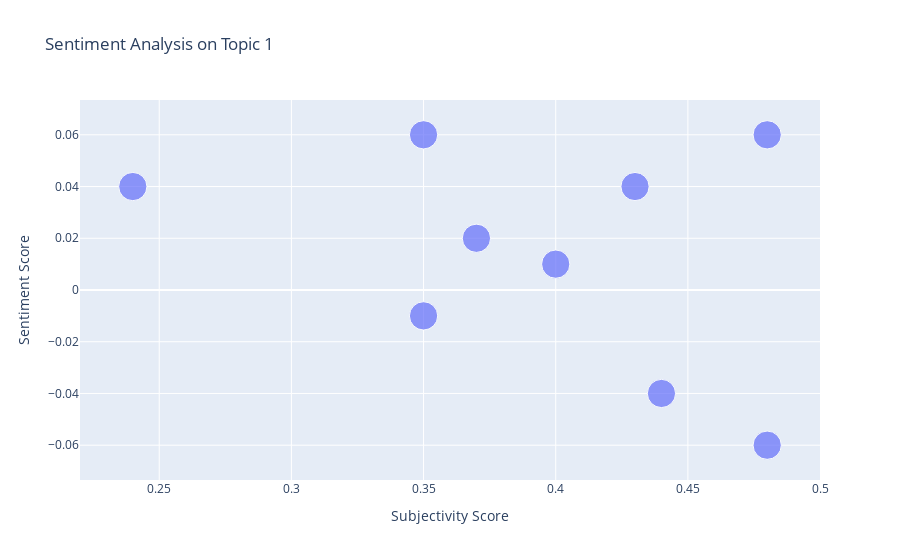
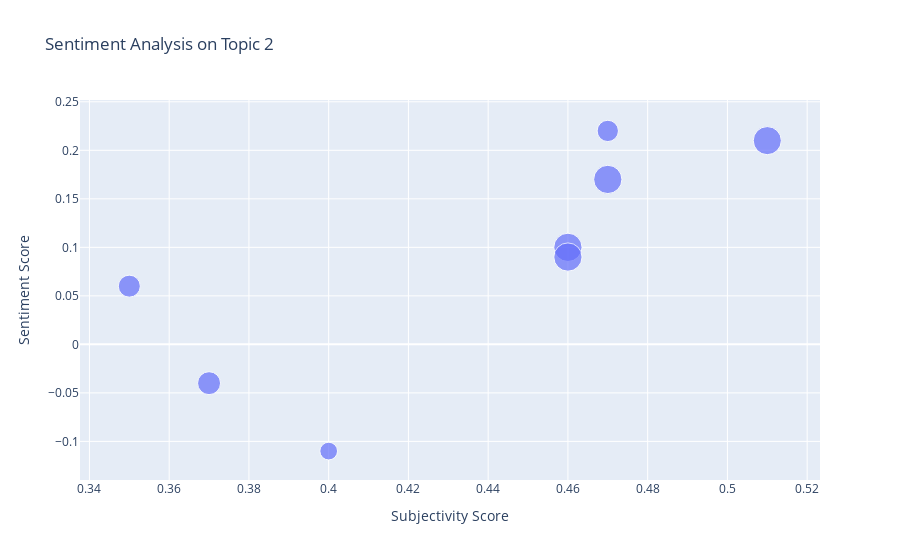

Notebook source saved alongside these figures, in order:
### Markdown cell above
Will iterate through our list_of_topics_to_visualize and will make a graph for each topic number in that list as well as that topic's word cloud of the top 10 topic words for that topic. So for each topic we want to look at, it will show all the articles with that topic as their main topic, and plot the articles on their subjectivity vs sentiment. A higher subjectivity will show you that the author chose more opinionated words, rather than relying on neutral, factual statements. Compare that with the sentiment value to show whether they are positive and negative towards that topic, and how factual vs. opinionated their claims were. The word cloud will simply tell you what words are in that topic.

### Code cell
# Using our list_of_topics_to_visualize list in the customizable settings, 
# produce a graph for each topic
for topic_id in list_of_topics_to_visualize:
    if topic_id <= len(lda_model.print_topics()) - 1:
        visualize_single_topic_subjectivity_vs_sentiment(df, topic_id)
        visualize_topic_word_cloud(lda_model, topic_id)
    else:
        print("Error, topic_id {0} not availible".format(topic_id))

### Figure 1 — Plotly figure (JSON) as saved in the notebook; plotly's stock layout.template omitted (floating-point values rounded to 4 significant figures)
{"data": [{"hovertemplate": "<b>%{hovertext}</b><br><br>Subjectivity Score=%{x}<br>Sentiment Score=%{y}<br>Main Topic Score=%{marker.size}<extra></extra>", "hovertext": ["www.foxnews.com", "www.foxnews.com", "apnews.com", "www.nation.com.pk", "www.cnn.com", "abcnews.go.com", "apnews.com", "www.cnn.com", "www.washingtonexaminer.com"], "legendgroup": "", "marker": {"color": "#636efa", "size": [0.9977, 0.9982, 0.9984, 0.9949, 0.9983, 0.9965, 0.9949, 0.9989, 0.9988], "sizemode": "area", "sizeref": 0.002497, "symbol": "circle"}, "mode": "markers", "name": "", "orientation": "v", "showlegend": false, "type": "scatter", "x": [0.24, 0.35, 0.37, 0.44, 0.35, 0.4, 0.43, 0.48, 0.48], "xaxis": "x", "y": [0.04, 0.06, 0.02, -0.04, -0.01, 0.01, 0.04, 0.06, -0.06], "yaxis": "y"}], "layout": {"legend": {"itemsizing": "constant", "tracegroupgap": 0}, "title": {"text": "Sentiment Analysis on Topic 1"}, "xaxis": {"anchor": "y", "domain": [0, 1], "title": {"text": "Subjectivity Score"}}, "yaxis": {"anchor": "x", "domain": [0, 1], "title": {"text": "Sentiment Score"}}}}

### Figure 2 — Plotly figure (JSON) as saved in the notebook; plotly's stock layout.template omitted (floating-point values rounded to 4 significant figures)
{"data": [{"hovertemplate": "<b>%{hovertext}</b><br><br>Subjectivity Score=%{x}<br>Sentiment Score=%{y}<br>Main Topic Score=%{marker.size}<extra></extra>", "hovertext": ["www.foxnews.com", "www.nation.com.pk", "www.thenation.com", "apnews.com", "www.politico.com", "abcnews.go.com", "www.wmur.com", "apnews.com"], "legendgroup": "", "marker": {"color": "#636efa", "size": [0.6587, 0.3923, 0.9991, 0.9984, 0.9868, 0.9977, 0.5677, 0.6058], "sizemode": "area", "sizeref": 0.002498, "symbol": "circle"}, "mode": "markers", "name": "", "orientation": "v", "showlegend": false, "type": "scatter", "x": [0.37, 0.4, 0.46, 0.47, 0.51, 0.46, 0.47, 0.35], "xaxis": "x", "y": [-0.04, -0.11, 0.1, 0.17, 0.21, 0.09, 0.22, 0.06], "yaxis": "y"}], "layout": {"legend": {"itemsizing": "constant", "tracegroupgap": 0}, "title": {"text": "Sentiment Analysis on Topic 2"}, "xaxis": {"anchor": "y", "domain": [0, 1], "title": {"text": "Subjectivity Score"}}, "yaxis": {"anchor": "x", "domain": [0, 1], "title": {"text": "Sentiment Score"}}}}
